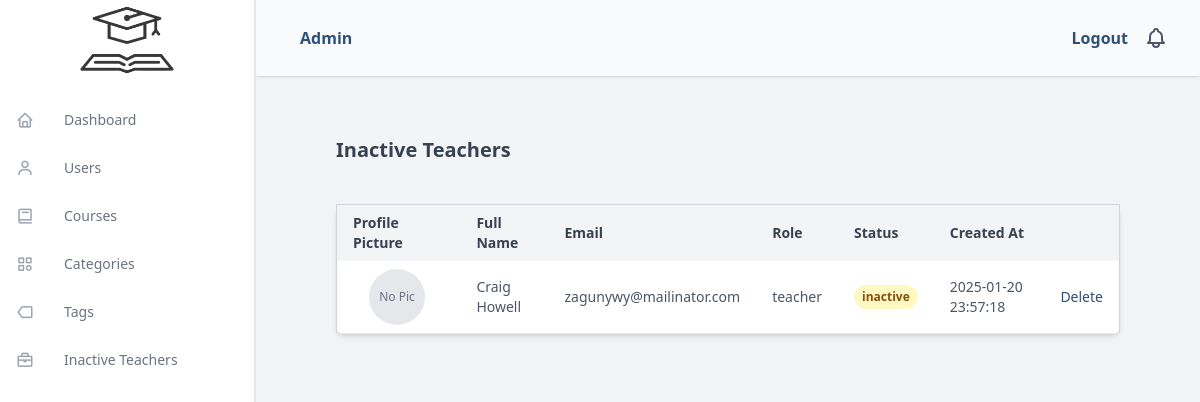
Page /admin/inactiveTeachers (signed in) on the committed database.
### tables this page shows
CREATE TABLE `users` (
  `user_id` int NOT NULL,
  `full_name` varchar(100) NOT NULL,
  `email` varchar(100) NOT NULL,
  `password` varchar(255) NOT NULL,
  `created_at` timestamp NULL DEFAULT CURRENT_TIMESTAMP,
  `updated_at` timestamp NULL DEFAULT CURRENT_TIMESTAMP ON UPDATE CURRENT_TIMESTAMP,
  `role` enum('teacher','student','admin') NOT NULL,
  `status` enum('active','inactive','suspended') NOT NULL DEFAULT 'active'
);

### core/BaseController.php (called while the page is built, shortened)
<?php
class BaseController
{
    public function render($view, $data = [])
    {
        extract($data);
        include __DIR__ . '/../app/views/' . $view . '.php';
    }
}

### app/controllers/AdminController.php (called while the page is built, shortened)
<?php
require_once(__DIR__ . '/../models/User.php');
class AdminController extends BaseController
{
    private $UserModel;
    public function __construct()
    {
        $this->UserModel = new User();
    }
    public function inactiveTeachers()
    {
        $inactiveTeachers = $this->UserModel->getInactiveTeachers();
        $csrf_token = $_SESSION['csrf_token'];
        $this->render('/admin/inactiveTeachers', ["inactiveTeachers" => $inactiveTeachers, 'csrf_token' => $csrf_token]);
    }
}

### public/index.php (called while the page is built, shortened)
<?php
require_once ('../core/BaseController.php');
require_once '../core/Router.php';
require_once '../app/controllers/AdminController.php';
$router = new Router();
$router->dispatch($_SERVER['REQUEST_URI'], $_SERVER['REQUEST_METHOD']);

### app/config/db.php (called while the page is built, shortened)
<?php
class Db {
    public function __construct()
    {
        try {
            $this->conn = new PDO("mysql:host=localhost;dbname=youdemy_database", "root", "");
          } catch(PDOException $e) {
            echo "Connection failed: " . $e->getMessage();
          }
    }
}

### app/models/User.php (called while the page is built, shortened)
<?php
require_once(__DIR__ . '/../config/db.php');
class User extends Db
{
    public function getInactiveTeachers()
    {
        $resul = $this->conn->prepare("SELECT * FROM users WHERE role ='teacher' AND status ='inactive' ");
        $resul->execute();
        $users = $resul->fetchAll(PDO::FETCH_ASSOC);
        return $users;
    }
}

### app/views/admin/inactiveTeachers.php (the view, shortened to what this page needs)
<!DOCTYPE html>
<html lang="en">
<head>
    <link rel="stylesheet" href="https://unpkg.com/boxicons@2.0.7/css/boxicons.min.css" />
    <script src="https://cdn.tailwindcss.com"></script>
</head>
<body>
    <div class="flex">
        <?php include(__DIR__ . '/../partials/header.php'); ?>
        <div class="flex flex-col flex-1 lg:ml-64">
            <?php include(__DIR__ . '/../partials/sidebar.php'); ?>
            <main class="flex-1 bg-gray-100 min-h-screen overflow-y-auto py-24 px-20">
                <h1 class="text-xl font-bold text-gray-700 my-10">Inactive Teachers</h1>
                <table class="min-w-full table-auto bg-white border border-gray-300 rounded-lg shadow-md mt-10">
                    <thead class="bg-gray-100">
                        <tr>
                            <th class="px-4 py-2 text-left text-sm font-semibold text-gray-700">Profile Picture</th>
                            <th class="px-4 py-2 text-left text-sm font-semibold text-gray-700">Full Name</th>
                            <th class="px-4 py-2 text-left text-sm font-semibold text-gray-700">Email</th>
                            <th class="px-4 py-2 text-left text-sm font-semibold text-gray-700">Role</th>
                            <th class="px-4 py-2 text-left text-sm font-semibold text-gray-700">Status</th>
                            <th class="px-4 py-2 text-left text-sm font-semibold text-gray-700">Created At</th>
                            <th class="px-4 py-2 text-left text-sm font-semibold text-gray-700"></th>
                        </tr>
                    </thead>
                    <tbody>
                        <?php foreach ($inactiveTeachers as $inactiveTeacher): ?>
                            <tr class="border-b border-gray-200 hover:bg-gray-50">
                                <td class="px-8 py-2">
                                    <div class="w-14 h-14 flex items-center justify-center bg-gray-200 text-gray-500 text-xs rounded-full">
                                        No Pic
                                    </div>
                                </td>
                                <td class="px-4 py-2 text-sm text-gray-600"><?= htmlspecialchars($inactiveTeacher['full_name']) ?></td>
                                <td class="px-4 py-2 text-sm text-gray-600"><?= htmlspecialchars($inactiveTeacher['email']) ?></td>
                                <td class="px-4 py-2 text-sm text-gray-600"><?= htmlspecialchars($inactiveTeacher['role']) ?></td>
                                <td class="px-4 py-2 text-sm text-gray-600">
                                    <form action="/admin/activateTeacher/<?php echo $inactiveTeacher['user_id']; ?>" method="POST">
                                        <button type="button" onclick="if (confirm('Are you sure you want to activate this user\'s status?')) { this.form.submit(); }"
                                            class="inline-block py-1 px-2 text-xs font-semibold <?= $inactiveTeacher['status'] === 'active' ? 'text-green-800 bg-green-100' : 'text-yellow-800 bg-yellow-100' ?> rounded-full">
                                            <?= htmlspecialchars($inactiveTeacher['status']) ?>
                                        </button>
                                    </form>
                                </td>
                                <td class="px-4 py-2 text-sm text-gray-600"><?= htmlspecialchars($inactiveTeacher['created_at']) ?></td>
                                <td class="px-4 py-2 text-sm text-gray-600">
                                    <form action="/admin/deleteUser/<?php echo $inactiveTeacher['user_id']; ?>" method="POST">
                                        <button type="button" onclick="if (confirm('Are you sure you want to delete this user?')) { this.form.submit(); }" class="text-[#2E5077] hover:underline">Delete</button>
                                    </form>
                                </td>
                            </tr>
                        <?php endforeach; ?>
                    </tbody>
                </table>
            </main>
        </div>
    </div>
</body>
</html>

### core/Router.php (shortened to what this page needs)
<?php
class Router
{
    private $routes = [
        'GET' => [],
        'POST' => [],
    ];
    public function add($method, $route, $callback)
    {
        $method = strtoupper($method);
        $route = preg_replace('/\{[a-zA-Z0-9_]+\}/', '([a-zA-Z0-9_]+)', $route);
        $this->routes[$method][$route] = $callback;
    }
    public function dispatch($uri, $method)
    {
        $uri = parse_url($uri, PHP_URL_PATH);
        $method = strtoupper($method);
        foreach ($this->routes[$method] as $route => $callback) {
            if (preg_match('#^' . $route . '$#', $uri, $matches)) {
                array_shift($matches);
                if (is_array($callback)) {
                    $controller = new $callback[0]();
                    $method = $callback[1];
                    return call_user_func_array([$controller, $method], $matches);
                }
                return call_user_func_array($callback, $matches);
            }
        }
    }
}

### rows in the picture
users: full_name "Craig Howell", email "zagunywy@mailinator.com", role "teacher", status "inactive", created_at "2025-01-20 23:57:18"
